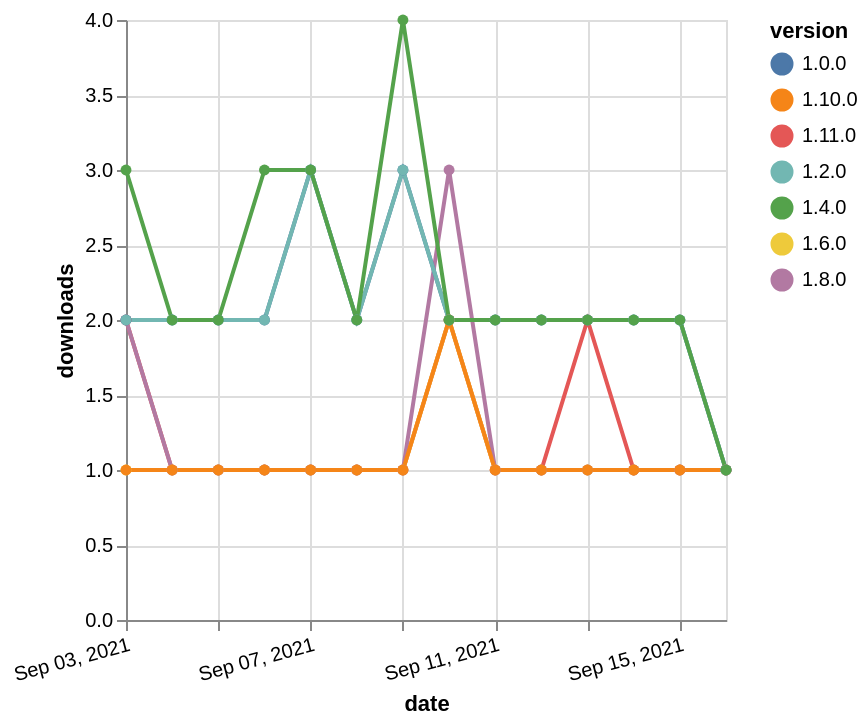

Write a Vega-Lite specification for this figure.
### Vega-Lite specification from a JSON file in a GitHub repository (floating-point values rounded to 4 significant figures)
{"$schema": "https://vega.github.io/schema/vega-lite/v5.json", "description": "A simple bar chart with embedded data.", "data": {"values": [{"date": "2021-09-03", "total": 164, "delta": 2, "version": "1.11.0"}, {"date": "2021-09-04", "total": 165, "delta": 1, "version": "1.11.0"}, {"date": "2021-09-05", "total": 166, "delta": 1, "version": "1.11.0"}, {"date": "2021-09-06", "total": 167, "delta": 1, "version": "1.11.0"}, {"date": "2021-09-07", "total": 168, "delta": 1, "version": "1.11.0"}, {"date": "2021-09-08", "total": 169, "delta": 1, "version": "1.11.0"}, {"date": "2021-09-09", "total": 170, "delta": 1, "version": "1.11.0"}, {"date": "2021-09-10", "total": 172, "delta": 2, "version": "1.11.0"}, {"date": "2021-09-11", "total": 173, "delta": 1, "version": "1.11.0"}, {"date": "2021-09-12", "total": 174, "delta": 1, "version": "1.11.0"}, {"date": "2021-09-13", "total": 176, "delta": 2, "version": "1.11.0"}, {"date": "2021-09-14", "total": 177, "delta": 1, "version": "1.11.0"}, {"date": "2021-09-15", "total": 178, "delta": 1, "version": "1.11.0"}, {"date": "2021-09-16", "total": 179, "delta": 1, "version": "1.11.0"}, {"date": "2021-09-03", "total": 227, "delta": 1, "version": "1.6.0"}, {"date": "2021-09-04", "total": 228, "delta": 1, "version": "1.6.0"}, {"date": "2021-09-05", "total": 229, "delta": 1, "version": "1.6.0"}, {"date": "2021-09-06", "total": 230, "delta": 1, "version": "1.6.0"}, {"date": "2021-09-07", "total": 231, "delta": 1, "version": "1.6.0"}, {"date": "2021-09-08", "total": 232, "delta": 1, "version": "1.6.0"}, {"date": "2021-09-09", "total": 233, "delta": 1, "version": "1.6.0"}, {"date": "2021-09-10", "total": 235, "delta": 2, "version": "1.6.0"}, {"date": "2021-09-11", "total": 236, "delta": 1, "version": "1.6.0"}, {"date": "2021-09-12", "total": 237, "delta": 1, "version": "1.6.0"}, {"date": "2021-09-13", "total": 238, "delta": 1, "version": "1.6.0"}, {"date": "2021-09-14", "total": 239, "delta": 1, "version": "1.6.0"}, {"date": "2021-09-15", "total": 240, "delta": 1, "version": "1.6.0"}, {"date": "2021-09-16", "total": 241, "delta": 1, "version": "1.6.0"}, {"date": "2021-09-03", "total": 312, "delta": 2, "version": "1.8.0"}, {"date": "2021-09-04", "total": 313, "delta": 1, "version": "1.8.0"}, {"date": "2021-09-05", "total": 314, "delta": 1, "version": "1.8.0"}, {"date": "2021-09-06", "total": 315, "delta": 1, "version": "1.8.0"}, {"date": "2021-09-07", "total": 316, "delta": 1, "version": "1.8.0"}, {"date": "2021-09-08", "total": 317, "delta": 1, "version": "1.8.0"}, {"date": "2021-09-09", "total": 318, "delta": 1, "version": "1.8.0"}, {"date": "2021-09-10", "total": 321, "delta": 3, "version": "1.8.0"}, {"date": "2021-09-11", "total": 322, "delta": 1, "version": "1.8.0"}, {"date": "2021-09-12", "total": 323, "delta": 1, "version": "1.8.0"}, {"date": "2021-09-13", "total": 324, "delta": 1, "version": "1.8.0"}, {"date": "2021-09-14", "total": 325, "delta": 1, "version": "1.8.0"}, {"date": "2021-09-15", "total": 326, "delta": 1, "version": "1.8.0"}, {"date": "2021-09-16", "total": 327, "delta": 1, "version": "1.8.0"}, {"date": "2021-09-03", "total": 187, "delta": 1, "version": "1.10.0"}, {"date": "2021-09-04", "total": 188, "delta": 1, "version": "1.10.0"}, {"date": "2021-09-05", "total": 189, "delta": 1, "version": "1.10.0"}, {"date": "2021-09-06", "total": 190, "delta": 1, "version": "1.10.0"}, {"date": "2021-09-07", "total": 191, "delta": 1, "version": "1.10.0"}, {"date": "2021-09-08", "total": 192, "delta": 1, "version": "1.10.0"}, {"date": "2021-09-09", "total": 193, "delta": 1, "version": "1.10.0"}, {"date": "2021-09-10", "total": 195, "delta": 2, "version": "1.10.0"}, {"date": "2021-09-11", "total": 196, "delta": 1, "version": "1.10.0"}, {"date": "2021-09-12", "total": 197, "delta": 1, "version": "1.10.0"}, {"date": "2021-09-13", "total": 198, "delta": 1, "version": "1.10.0"}, {"date": "2021-09-14", "total": 199, "delta": 1, "version": "1.10.0"}, {"date": "2021-09-15", "total": 200, "delta": 1, "version": "1.10.0"}, {"date": "2021-09-16", "total": 201, "delta": 1, "version": "1.10.0"}, {"date": "2021-09-03", "total": 2573, "delta": 2, "version": "1.0.0"}, {"date": "2021-09-04", "total": 2575, "delta": 2, "version": "1.0.0"}, {"date": "2021-09-05", "total": 2577, "delta": 2, "version": "1.0.0"}, {"date": "2021-09-06", "total": 2579, "delta": 2, "version": "1.0.0"}, {"date": "2021-09-07", "total": 2582, "delta": 3, "version": "1.0.0"}, {"date": "2021-09-08", "total": 2584, "delta": 2, "version": "1.0.0"}, {"date": "2021-09-09", "total": 2587, "delta": 3, "version": "1.0.0"}, {"date": "2021-09-10", "total": 2589, "delta": 2, "version": "1.0.0"}, {"date": "2021-09-11", "total": 2591, "delta": 2, "version": "1.0.0"}, {"date": "2021-09-12", "total": 2593, "delta": 2, "version": "1.0.0"}, {"date": "2021-09-13", "total": 2595, "delta": 2, "version": "1.0.0"}, {"date": "2021-09-14", "total": 2597, "delta": 2, "version": "1.0.0"}, {"date": "2021-09-15", "total": 2599, "delta": 2, "version": "1.0.0"}, {"date": "2021-09-16", "total": 2600, "delta": 1, "version": "1.0.0"}, {"date": "2021-09-03", "total": 2550, "delta": 2, "version": "1.2.0"}, {"date": "2021-09-04", "total": 2552, "delta": 2, "version": "1.2.0"}, {"date": "2021-09-05", "total": 2554, "delta": 2, "version": "1.2.0"}, {"date": "2021-09-06", "total": 2556, "delta": 2, "version": "1.2.0"}, {"date": "2021-09-07", "total": 2559, "delta": 3, "version": "1.2.0"}, {"date": "2021-09-08", "total": 2561, "delta": 2, "version": "1.2.0"}, {"date": "2021-09-09", "total": 2564, "delta": 3, "version": "1.2.0"}, {"date": "2021-09-10", "total": 2566, "delta": 2, "version": "1.2.0"}, {"date": "2021-09-11", "total": 2568, "delta": 2, "version": "1.2.0"}, {"date": "2021-09-12", "total": 2570, "delta": 2, "version": "1.2.0"}, {"date": "2021-09-13", "total": 2572, "delta": 2, "version": "1.2.0"}, {"date": "2021-09-14", "total": 2574, "delta": 2, "version": "1.2.0"}, {"date": "2021-09-15", "total": 2576, "delta": 2, "version": "1.2.0"}, {"date": "2021-09-16", "total": 2577, "delta": 1, "version": "1.2.0"}, {"date": "2021-09-03", "total": 2431, "delta": 3, "version": "1.4.0"}, {"date": "2021-09-04", "total": 2433, "delta": 2, "version": "1.4.0"}, {"date": "2021-09-05", "total": 2435, "delta": 2, "version": "1.4.0"}, {"date": "2021-09-06", "total": 2438, "delta": 3, "version": "1.4.0"}, {"date": "2021-09-07", "total": 2441, "delta": 3, "version": "1.4.0"}, {"date": "2021-09-08", "total": 2443, "delta": 2, "version": "1.4.0"}, {"date": "2021-09-09", "total": 2447, "delta": 4, "version": "1.4.0"}, {"date": "2021-09-10", "total": 2449, "delta": 2, "version": "1.4.0"}, {"date": "2021-09-11", "total": 2451, "delta": 2, "version": "1.4.0"}, {"date": "2021-09-12", "total": 2453, "delta": 2, "version": "1.4.0"}, {"date": "2021-09-13", "total": 2455, "delta": 2, "version": "1.4.0"}, {"date": "2021-09-14", "total": 2457, "delta": 2, "version": "1.4.0"}, {"date": "2021-09-15", "total": 2459, "delta": 2, "version": "1.4.0"}, {"date": "2021-09-16", "total": 2460, "delta": 1, "version": "1.4.0"}]}, "width": "container", "mark": {"type": "line", "point": {"filled": true}}, "encoding": {"x": {"field": "date", "type": "temporal", "timeUnit": "yearmonthdate", "title": "date", "axis": {"labelAngle": -15}}, "y": {"field": "delta", "type": "quantitative", "title": "downloads"}, "color": {"field": "version", "type": "nominal"}, "tooltip": {"field": "delta"}}}
